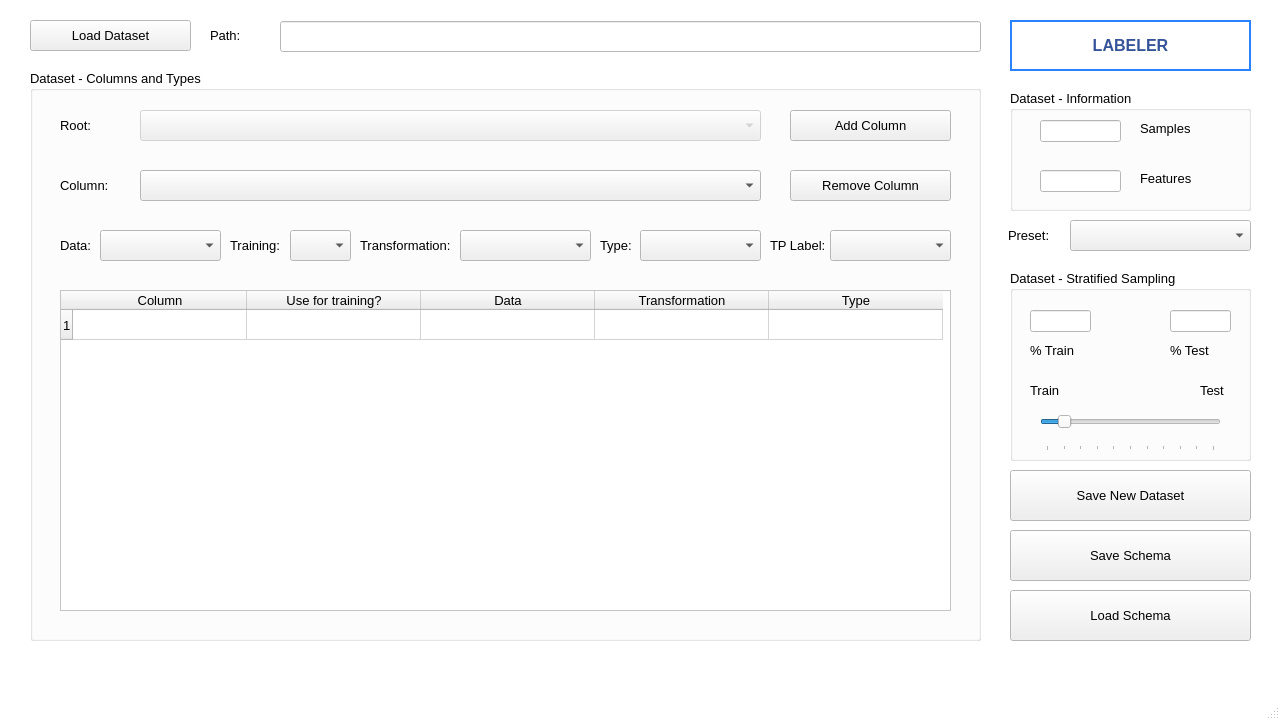
<?xml version="1.0" encoding="UTF-8"?>
<ui version="4.0">
 <class>DatasetsWindow</class>
 <widget class="QMainWindow" name="DatasetsWindow">
  <property name="geometry">
   <rect>
    <x>0</x>
    <y>0</y>
    <width>1280</width>
    <height>720</height>
   </rect>
  </property>
  <property name="minimumSize">
   <size>
    <width>1280</width>
    <height>720</height>
   </size>
  </property>
  <property name="maximumSize">
   <size>
    <width>1280</width>
    <height>720</height>
   </size>
  </property>
  <property name="palette">
   <palette>
    <active>
     <colorrole role="Base">
      <brush brushstyle="SolidPattern">
       <color alpha="255">
        <red>255</red>
        <green>255</green>
        <blue>255</blue>
       </color>
      </brush>
     </colorrole>
     <colorrole role="Window">
      <brush brushstyle="SolidPattern">
       <color alpha="255">
        <red>255</red>
        <green>255</green>
        <blue>255</blue>
       </color>
      </brush>
     </colorrole>
    </active>
    <inactive>
     <colorrole role="Base">
      <brush brushstyle="SolidPattern">
       <color alpha="255">
        <red>255</red>
        <green>255</green>
        <blue>255</blue>
       </color>
      </brush>
     </colorrole>
     <colorrole role="Window">
      <brush brushstyle="SolidPattern">
       <color alpha="255">
        <red>255</red>
        <green>255</green>
        <blue>255</blue>
       </color>
      </brush>
     </colorrole>
    </inactive>
    <disabled>
     <colorrole role="Base">
      <brush brushstyle="SolidPattern">
       <color alpha="255">
        <red>255</red>
        <green>255</green>
        <blue>255</blue>
       </color>
      </brush>
     </colorrole>
     <colorrole role="Window">
      <brush brushstyle="SolidPattern">
       <color alpha="255">
        <red>255</red>
        <green>255</green>
        <blue>255</blue>
       </color>
      </brush>
     </colorrole>
    </disabled>
   </palette>
  </property>
  <property name="font">
   <font>
    <pointsize>10</pointsize>
   </font>
  </property>
  <property name="windowTitle">
   <string>Datasets | Vinci ML Tool</string>
  </property>
  <property name="windowIcon">
   <iconset>
    <normalon>../res/ML4CYBER_Logo.png</normalon>
   </iconset>
  </property>
  <widget class="QWidget" name="centralwidget">
   <widget class="QPushButton" name="btn_LoadDataset">
    <property name="geometry">
     <rect>
      <x>30</x>
      <y>20</y>
      <width>161</width>
      <height>31</height>
     </rect>
    </property>
    <property name="text">
     <string>Load Dataset</string>
    </property>
   </widget>
   <widget class="QLabel" name="label">
    <property name="geometry">
     <rect>
      <x>210</x>
      <y>20</y>
      <width>51</width>
      <height>31</height>
     </rect>
    </property>
    <property name="text">
     <string>Path:</string>
    </property>
   </widget>
   <widget class="QLineEdit" name="txtB_DatasetPath">
    <property name="enabled">
     <bool>true</bool>
    </property>
    <property name="geometry">
     <rect>
      <x>280</x>
      <y>21</y>
      <width>701</width>
      <height>31</height>
     </rect>
    </property>
    <property name="readOnly">
     <bool>true</bool>
    </property>
   </widget>
   <widget class="QGroupBox" name="groupBox">
    <property name="geometry">
     <rect>
      <x>30</x>
      <y>70</y>
      <width>951</width>
      <height>571</height>
     </rect>
    </property>
    <property name="title">
     <string>Dataset - Columns and Types</string>
    </property>
    <widget class="QComboBox" name="cBox_Column">
     <property name="geometry">
      <rect>
       <x>110</x>
       <y>100</y>
       <width>621</width>
       <height>31</height>
      </rect>
     </property>
    </widget>
    <widget class="QLabel" name="label_2">
     <property name="geometry">
      <rect>
       <x>30</x>
       <y>100</y>
       <width>71</width>
       <height>31</height>
      </rect>
     </property>
     <property name="text">
      <string>Column:</string>
     </property>
    </widget>
    <widget class="QLabel" name="label_3">
     <property name="geometry">
      <rect>
       <x>330</x>
       <y>160</y>
       <width>121</width>
       <height>31</height>
      </rect>
     </property>
     <property name="text">
      <string>Transformation:</string>
     </property>
    </widget>
    <widget class="QComboBox" name="cBox_Transformation">
     <property name="geometry">
      <rect>
       <x>430</x>
       <y>160</y>
       <width>131</width>
       <height>31</height>
      </rect>
     </property>
    </widget>
    <widget class="QComboBox" name="cBox_Data">
     <property name="geometry">
      <rect>
       <x>70</x>
       <y>160</y>
       <width>121</width>
       <height>31</height>
      </rect>
     </property>
    </widget>
    <widget class="QLabel" name="label_4">
     <property name="geometry">
      <rect>
       <x>30</x>
       <y>160</y>
       <width>41</width>
       <height>31</height>
      </rect>
     </property>
     <property name="text">
      <string>Data:</string>
     </property>
    </widget>
    <widget class="QComboBox" name="cBox_Type">
     <property name="geometry">
      <rect>
       <x>610</x>
       <y>160</y>
       <width>121</width>
       <height>31</height>
      </rect>
     </property>
    </widget>
    <widget class="QLabel" name="label_5">
     <property name="geometry">
      <rect>
       <x>570</x>
       <y>160</y>
       <width>51</width>
       <height>31</height>
      </rect>
     </property>
     <property name="text">
      <string>Type:</string>
     </property>
    </widget>
    <widget class="QTableWidget" name="tbl_Dataset">
     <property name="geometry">
      <rect>
       <x>30</x>
       <y>220</y>
       <width>891</width>
       <height>321</height>
      </rect>
     </property>
     <property name="rowCount">
      <number>1</number>
     </property>
     <property name="columnCount">
      <number>5</number>
     </property>
     <attribute name="horizontalHeaderVisible">
      <bool>true</bool>
     </attribute>
     <attribute name="horizontalHeaderDefaultSectionSize">
      <number>174</number>
     </attribute>
     <attribute name="verticalHeaderVisible">
      <bool>true</bool>
     </attribute>
     <row/>
     <column>
      <property name="text">
       <string>Column</string>
      </property>
     </column>
     <column>
      <property name="text">
       <string>Use for training?</string>
      </property>
     </column>
     <column>
      <property name="text">
       <string>Data</string>
      </property>
     </column>
     <column>
      <property name="text">
       <string>Transformation</string>
      </property>
     </column>
     <column>
      <property name="text">
       <string>Type</string>
      </property>
     </column>
    </widget>
    <widget class="QPushButton" name="btn_AddColumn">
     <property name="geometry">
      <rect>
       <x>760</x>
       <y>40</y>
       <width>161</width>
       <height>31</height>
      </rect>
     </property>
     <property name="text">
      <string>Add Column</string>
     </property>
    </widget>
    <widget class="QPushButton" name="btn_RemoveColumn">
     <property name="geometry">
      <rect>
       <x>760</x>
       <y>100</y>
       <width>161</width>
       <height>31</height>
      </rect>
     </property>
     <property name="text">
      <string>Remove Column</string>
     </property>
    </widget>
    <widget class="QLabel" name="label_12">
     <property name="geometry">
      <rect>
       <x>740</x>
       <y>160</y>
       <width>81</width>
       <height>31</height>
      </rect>
     </property>
     <property name="text">
      <string>TP Label:</string>
     </property>
    </widget>
    <widget class="QComboBox" name="cBox_TPLabel">
     <property name="geometry">
      <rect>
       <x>800</x>
       <y>160</y>
       <width>121</width>
       <height>31</height>
      </rect>
     </property>
    </widget>
    <widget class="QLabel" name="label_13">
     <property name="geometry">
      <rect>
       <x>30</x>
       <y>40</y>
       <width>71</width>
       <height>31</height>
      </rect>
     </property>
     <property name="text">
      <string>Root:</string>
     </property>
    </widget>
    <widget class="QComboBox" name="cBox_Root">
     <property name="enabled">
      <bool>false</bool>
     </property>
     <property name="geometry">
      <rect>
       <x>110</x>
       <y>40</y>
       <width>621</width>
       <height>31</height>
      </rect>
     </property>
    </widget>
    <widget class="QLabel" name="label_15">
     <property name="geometry">
      <rect>
       <x>200</x>
       <y>160</y>
       <width>51</width>
       <height>31</height>
      </rect>
     </property>
     <property name="text">
      <string>Training:</string>
     </property>
    </widget>
    <widget class="QComboBox" name="cBox_Training">
     <property name="geometry">
      <rect>
       <x>260</x>
       <y>160</y>
       <width>61</width>
       <height>31</height>
      </rect>
     </property>
    </widget>
   </widget>
   <widget class="QPushButton" name="btn_SaveSchema">
    <property name="geometry">
     <rect>
      <x>1010</x>
      <y>530</y>
      <width>241</width>
      <height>51</height>
     </rect>
    </property>
    <property name="text">
     <string>Save Schema</string>
    </property>
   </widget>
   <widget class="QPushButton" name="btn_LoadSchema">
    <property name="geometry">
     <rect>
      <x>1010</x>
      <y>590</y>
      <width>241</width>
      <height>51</height>
     </rect>
    </property>
    <property name="text">
     <string>Load Schema</string>
    </property>
   </widget>
   <widget class="QGroupBox" name="groupBox_2">
    <property name="geometry">
     <rect>
      <x>1010</x>
      <y>270</y>
      <width>241</width>
      <height>191</height>
     </rect>
    </property>
    <property name="title">
     <string>Dataset - Stratified Sampling</string>
    </property>
    <widget class="QSlider" name="hSld_TrainTestSplit">
     <property name="geometry">
      <rect>
       <x>30</x>
       <y>130</y>
       <width>181</width>
       <height>51</height>
      </rect>
     </property>
     <property name="maximum">
      <number>100</number>
     </property>
     <property name="value">
      <number>10</number>
     </property>
     <property name="orientation">
      <enum>Qt::Horizontal</enum>
     </property>
     <property name="tickPosition">
      <enum>QSlider::TicksBelow</enum>
     </property>
     <property name="tickInterval">
      <number>10</number>
     </property>
    </widget>
    <widget class="QLabel" name="label_9">
     <property name="geometry">
      <rect>
       <x>20</x>
       <y>70</y>
       <width>71</width>
       <height>21</height>
      </rect>
     </property>
     <property name="text">
      <string>% Train</string>
     </property>
    </widget>
    <widget class="QLineEdit" name="txtB_TestPercentage">
     <property name="enabled">
      <bool>true</bool>
     </property>
     <property name="geometry">
      <rect>
       <x>160</x>
       <y>40</y>
       <width>61</width>
       <height>22</height>
      </rect>
     </property>
     <property name="text">
      <string/>
     </property>
     <property name="readOnly">
      <bool>true</bool>
     </property>
    </widget>
    <widget class="QLineEdit" name="txtB_TrainPercentage">
     <property name="enabled">
      <bool>true</bool>
     </property>
     <property name="geometry">
      <rect>
       <x>20</x>
       <y>40</y>
       <width>61</width>
       <height>22</height>
      </rect>
     </property>
     <property name="readOnly">
      <bool>true</bool>
     </property>
    </widget>
    <widget class="QLabel" name="label_8">
     <property name="geometry">
      <rect>
       <x>160</x>
       <y>70</y>
       <width>61</width>
       <height>21</height>
      </rect>
     </property>
     <property name="text">
      <string>% Test</string>
     </property>
    </widget>
    <widget class="QLabel" name="label_10">
     <property name="geometry">
      <rect>
       <x>20</x>
       <y>110</y>
       <width>51</width>
       <height>21</height>
      </rect>
     </property>
     <property name="text">
      <string>Train</string>
     </property>
    </widget>
    <widget class="QLabel" name="label_11">
     <property name="geometry">
      <rect>
       <x>190</x>
       <y>110</y>
       <width>41</width>
       <height>20</height>
      </rect>
     </property>
     <property name="text">
      <string>Test</string>
     </property>
    </widget>
   </widget>
   <widget class="QGroupBox" name="groupBox_3">
    <property name="geometry">
     <rect>
      <x>1010</x>
      <y>90</y>
      <width>241</width>
      <height>121</height>
     </rect>
    </property>
    <property name="title">
     <string>Dataset - Information</string>
    </property>
    <widget class="QLineEdit" name="txtB_InfoSamples">
     <property name="enabled">
      <bool>true</bool>
     </property>
     <property name="geometry">
      <rect>
       <x>30</x>
       <y>30</y>
       <width>81</width>
       <height>22</height>
      </rect>
     </property>
     <property name="readOnly">
      <bool>true</bool>
     </property>
    </widget>
    <widget class="QLabel" name="label_6">
     <property name="geometry">
      <rect>
       <x>130</x>
       <y>30</y>
       <width>91</width>
       <height>16</height>
      </rect>
     </property>
     <property name="text">
      <string>Samples</string>
     </property>
    </widget>
    <widget class="QLineEdit" name="txtB_InfoFeatures">
     <property name="enabled">
      <bool>true</bool>
     </property>
     <property name="geometry">
      <rect>
       <x>30</x>
       <y>80</y>
       <width>81</width>
       <height>22</height>
      </rect>
     </property>
     <property name="text">
      <string/>
     </property>
     <property name="readOnly">
      <bool>true</bool>
     </property>
    </widget>
    <widget class="QLabel" name="label_7">
     <property name="geometry">
      <rect>
       <x>130</x>
       <y>80</y>
       <width>91</width>
       <height>16</height>
      </rect>
     </property>
     <property name="text">
      <string>Features</string>
     </property>
    </widget>
   </widget>
   <widget class="QComboBox" name="cBox_Preset">
    <property name="geometry">
     <rect>
      <x>1070</x>
      <y>220</y>
      <width>181</width>
      <height>31</height>
     </rect>
    </property>
   </widget>
   <widget class="QLabel" name="label_14">
    <property name="geometry">
     <rect>
      <x>1008</x>
      <y>220</y>
      <width>61</width>
      <height>31</height>
     </rect>
    </property>
    <property name="text">
     <string>Preset:</string>
    </property>
   </widget>
   <widget class="QPushButton" name="btn_Labeler">
    <property name="geometry">
     <rect>
      <x>1010</x>
      <y>20</y>
      <width>241</width>
      <height>51</height>
     </rect>
    </property>
    <property name="font">
     <font>
      <family>MS Shell Dlg 2</family>
      <pointsize>12</pointsize>
      <weight>75</weight>
      <italic>false</italic>
      <bold>true</bold>
      <underline>false</underline>
      <strikeout>false</strikeout>
     </font>
    </property>
    <property name="styleSheet">
     <string notr="true">* {
	background-color:#ffffff;
	border-radius:0px;
	border:2px solid #2982ff;
	color:#355398;
	font: 75 12pt &quot;MS Shell Dlg 2&quot;;
	font-weight: bold;
	padding:12px 31px;
	text-decoration:none;
}
*:hover {
	background-color:#def2ff;
}
*:active {
	position:relative;
	top:1px;
}</string>
    </property>
    <property name="text">
     <string>LABELER</string>
    </property>
   </widget>
   <widget class="QPushButton" name="btn_SaveDataset">
    <property name="geometry">
     <rect>
      <x>1010</x>
      <y>470</y>
      <width>241</width>
      <height>51</height>
     </rect>
    </property>
    <property name="text">
     <string>Save New Dataset</string>
    </property>
   </widget>
  </widget>
  <widget class="QMenuBar" name="menubar">
   <property name="geometry">
    <rect>
     <x>0</x>
     <y>0</y>
     <width>1280</width>
     <height>21</height>
    </rect>
   </property>
  </widget>
  <widget class="QStatusBar" name="statusbar"/>
 </widget>
 <resources>
  <include location="../res/menu_res.qrc"/>
 </resources>
 <connections/>
</ui>
